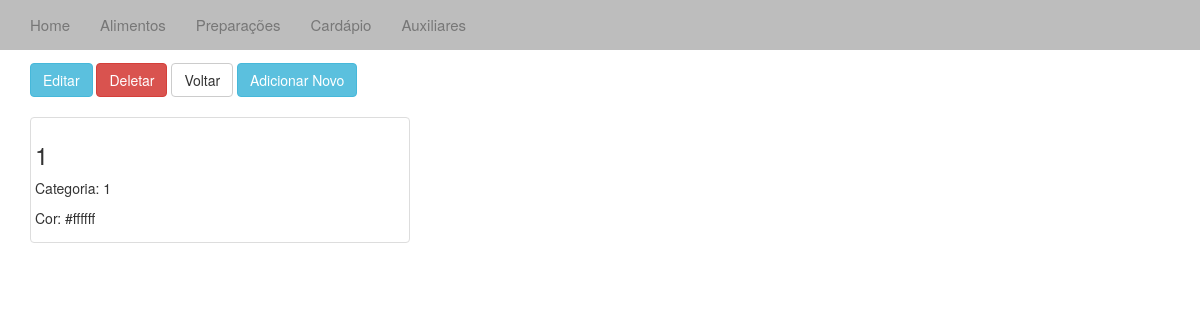
Page /veralimento/1/ on the earlier database version.
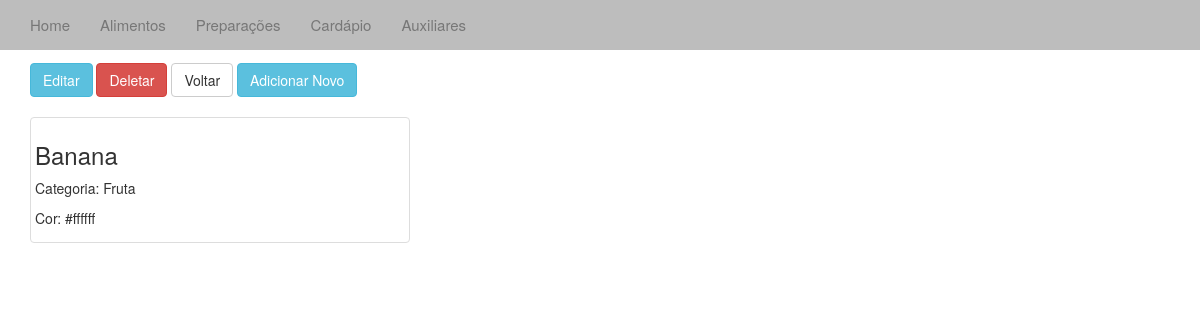
Same page on the later database version.
### cardapio/models.py (models this page shows, shortened)
class Alimentos(models.Model):
	desc = models.CharField(max_length=20)
	cat_alimento = models.ForeignKey(Aux)
	cor = models.CharField(max_length=10)

class Aux(models.Model):
	tipo = models.IntegerField(max_length=1)
	desc = models.CharField(max_length=4)
	def __unicode__(self):
		return self.desc

### cardapio/views.py (the view)
# urls.py: url(r'veralimento/(?P<id_alimentos>\d+)/$', 'cardapio.views.veralimento', name='veralimento'),
def veralimento(request, id_alimentos):
	al = get_object_or_404(Alimentos, pk=id_alimentos)
	context = {'al':al}
	return render(request,"veralimento.html", context)

### templates/veralimento.html (shortened to what this page needs)
{% extends "base.html" %}
{% block body%}
<div class="container-fluid">
	<div class="container">
			<h2>Alimento</h2>
			<a href="/editalimento/{{ al.id }}"><button type="button" class="btn btn-info">Editar</button></a>
			<a href="/deletealimento/{{ al.id }}"><button type="button" class="btn btn-danger">Deletar</button></a>
			<a href="/alimentos/"><button type="button" class="btn btn-default">Voltar</button></a>
			<a href="/addalimento/"><button type="button" class="btn btn-info">Adicionar Novo</button></a>
			<br /><br />
			<div class="thumbnail col-sm-4">
				<h3>{{ al.desc }}</h3>
				<p>Categoria: {{ al.cat_alimento }}</p>
				<p>Cor: {{ al.cor }}</p>
			</div>
</div>
{% endblock %}

Differences in the rows shown:
changed Alimentos "#ffffff": desc "1" → "Banana"; cat_alimento "1" → "Fruta"
